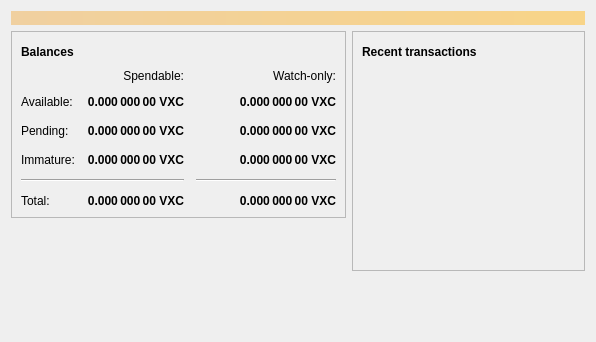
<?xml version="1.0" encoding="UTF-8"?>
<ui version="4.0">
 <class>OverviewPage</class>
 <widget class="QWidget" name="OverviewPage">
  <property name="geometry">
   <rect>
    <x>0</x>
    <y>0</y>
    <width>596</width>
    <height>342</height>
   </rect>
  </property>
  <property name="windowTitle">
   <string>Form</string>
  </property>
  <layout class="QVBoxLayout" name="topLayout">
   <item>
    <widget class="QLabel" name="labelAlerts">
     <property name="visible">
      <bool>false</bool>
     </property>
     <property name="styleSheet">
      <string notr="true">QLabel { background-color: qlineargradient(x1: 0, y1: 0, x2: 1, y2: 0, stop:0 #F0D0A0, stop:1 #F8D488); color:#000000; }</string>
     </property>
     <property name="wordWrap">
      <bool>true</bool>
     </property>
     <property name="margin">
      <number>3</number>
     </property>
     <property name="textInteractionFlags">
      <set>Qt::TextSelectableByMouse</set>
     </property>
    </widget>
   </item>
   <item>
    <layout class="QHBoxLayout" name="horizontalLayout" stretch="1,1">
     <item>
      <layout class="QVBoxLayout" name="verticalLayout_2">
       <item>
        <widget class="QFrame" name="frame">
         <property name="frameShape">
          <enum>QFrame::StyledPanel</enum>
         </property>
         <property name="frameShadow">
          <enum>QFrame::Raised</enum>
         </property>
         <layout class="QVBoxLayout" name="verticalLayout_4">
          <item>
           <layout class="QHBoxLayout" name="horizontalLayout_4">
            <item>
             <widget class="QLabel" name="label_5">
              <property name="font">
               <font>
                <weight>75</weight>
                <bold>true</bold>
               </font>
              </property>
              <property name="text">
               <string>Balances</string>
              </property>
             </widget>
            </item>
            <item>
             <widget class="QPushButton" name="labelWalletStatus">
              <property name="enabled">
               <bool>true</bool>
              </property>
              <property name="maximumSize">
               <size>
                <width>30</width>
                <height>16777215</height>
               </size>
              </property>
              <property name="toolTip">
               <string>The displayed information may be out of date. Your wallet automatically synchronizes with the Vexxacoin network after a connection is established, but this process has not completed yet.</string>
              </property>
              <property name="text">
               <string/>
              </property>
              <property name="icon">
               <iconset resource="../bitcoin.qrc">
                <normaloff>:/icons/warning</normaloff>
                <disabledoff>:/icons/warning</disabledoff>:/icons/warning</iconset>
              </property>
              <property name="iconSize">
               <size>
                <width>24</width>
                <height>24</height>
               </size>
              </property>
              <property name="flat">
               <bool>true</bool>
              </property>
             </widget>
            </item>
            <item>
             <spacer name="horizontalSpacer_3">
              <property name="orientation">
               <enum>Qt::Horizontal</enum>
              </property>
              <property name="sizeHint" stdset="0">
               <size>
                <width>40</width>
                <height>20</height>
               </size>
              </property>
             </spacer>
            </item>
           </layout>
          </item>
          <item>
           <layout class="QGridLayout" name="gridLayout">
            <property name="spacing">
             <number>12</number>
            </property>
            <item row="2" column="2">
             <widget class="QLabel" name="labelWatchPending">
              <property name="font">
               <font>
                <weight>75</weight>
                <bold>true</bold>
               </font>
              </property>
              <property name="cursor">
               <cursorShape>IBeamCursor</cursorShape>
              </property>
              <property name="toolTip">
               <string>Unconfirmed transactions to watch-only addresses</string>
              </property>
              <property name="text">
               <string notr="true">0.000 000 00 VXC</string>
              </property>
              <property name="alignment">
               <set>Qt::AlignRight|Qt::AlignTrailing|Qt::AlignVCenter</set>
              </property>
              <property name="textInteractionFlags">
               <set>Qt::LinksAccessibleByMouse|Qt::TextSelectableByKeyboard|Qt::TextSelectableByMouse</set>
              </property>
             </widget>
            </item>
            <item row="2" column="1">
             <widget class="QLabel" name="labelUnconfirmed">
              <property name="font">
               <font>
                <weight>75</weight>
                <bold>true</bold>
               </font>
              </property>
              <property name="cursor">
               <cursorShape>IBeamCursor</cursorShape>
              </property>
              <property name="toolTip">
               <string>Total of transactions that have yet to be confirmed, and do not yet count toward the spendable balance</string>
              </property>
              <property name="text">
               <string notr="true">0.000 000 00 VXC</string>
              </property>
              <property name="alignment">
               <set>Qt::AlignRight|Qt::AlignTrailing|Qt::AlignVCenter</set>
              </property>
              <property name="textInteractionFlags">
               <set>Qt::LinksAccessibleByMouse|Qt::TextSelectableByKeyboard|Qt::TextSelectableByMouse</set>
              </property>
             </widget>
            </item>
            <item row="3" column="2">
             <widget class="QLabel" name="labelWatchImmature">
              <property name="font">
               <font>
                <weight>75</weight>
                <bold>true</bold>
               </font>
              </property>
              <property name="cursor">
               <cursorShape>IBeamCursor</cursorShape>
              </property>
              <property name="toolTip">
               <string>Mined balance in watch-only addresses that has not yet matured</string>
              </property>
              <property name="text">
               <string notr="true">0.000 000 00 VXC</string>
              </property>
              <property name="alignment">
               <set>Qt::AlignRight|Qt::AlignTrailing|Qt::AlignVCenter</set>
              </property>
              <property name="textInteractionFlags">
               <set>Qt::LinksAccessibleByMouse|Qt::TextSelectableByKeyboard|Qt::TextSelectableByMouse</set>
              </property>
             </widget>
            </item>
            <item row="4" column="0" colspan="2">
             <widget class="Line" name="line">
              <property name="orientation">
               <enum>Qt::Horizontal</enum>
              </property>
             </widget>
            </item>
            <item row="4" column="2">
             <widget class="Line" name="lineWatchBalance">
              <property name="sizePolicy">
               <sizepolicy hsizetype="Preferred" vsizetype="Fixed">
                <horstretch>0</horstretch>
                <verstretch>0</verstretch>
               </sizepolicy>
              </property>
              <property name="minimumSize">
               <size>
                <width>140</width>
                <height>0</height>
               </size>
              </property>
              <property name="orientation">
               <enum>Qt::Horizontal</enum>
              </property>
             </widget>
            </item>
            <item row="5" column="0">
             <widget class="QLabel" name="labelTotalText">
              <property name="text">
               <string>Total:</string>
              </property>
             </widget>
            </item>
            <item row="3" column="1">
             <widget class="QLabel" name="labelImmature">
              <property name="font">
               <font>
                <weight>75</weight>
                <bold>true</bold>
               </font>
              </property>
              <property name="cursor">
               <cursorShape>IBeamCursor</cursorShape>
              </property>
              <property name="toolTip">
               <string>Mined balance that has not yet matured</string>
              </property>
              <property name="text">
               <string notr="true">0.000 000 00 VXC</string>
              </property>
              <property name="alignment">
               <set>Qt::AlignRight|Qt::AlignTrailing|Qt::AlignVCenter</set>
              </property>
              <property name="textInteractionFlags">
               <set>Qt::LinksAccessibleByMouse|Qt::TextSelectableByKeyboard|Qt::TextSelectableByMouse</set>
              </property>
             </widget>
            </item>
            <item row="2" column="3">
             <spacer name="horizontalSpacer_2">
              <property name="orientation">
               <enum>Qt::Horizontal</enum>
              </property>
              <property name="sizeHint" stdset="0">
               <size>
                <width>40</width>
                <height>20</height>
               </size>
              </property>
             </spacer>
            </item>
            <item row="3" column="0">
             <widget class="QLabel" name="labelImmatureText">
              <property name="text">
               <string>Immature:</string>
              </property>
             </widget>
            </item>
            <item row="5" column="1">
             <widget class="QLabel" name="labelTotal">
              <property name="font">
               <font>
                <weight>75</weight>
                <bold>true</bold>
               </font>
              </property>
              <property name="cursor">
               <cursorShape>IBeamCursor</cursorShape>
              </property>
              <property name="toolTip">
               <string>Your current total balance</string>
              </property>
              <property name="text">
               <string notr="true">0.000 000 00 VXC</string>
              </property>
              <property name="alignment">
               <set>Qt::AlignRight|Qt::AlignTrailing|Qt::AlignVCenter</set>
              </property>
              <property name="textInteractionFlags">
               <set>Qt::LinksAccessibleByMouse|Qt::TextSelectableByKeyboard|Qt::TextSelectableByMouse</set>
              </property>
             </widget>
            </item>
            <item row="5" column="2">
             <widget class="QLabel" name="labelWatchTotal">
              <property name="font">
               <font>
                <weight>75</weight>
                <bold>true</bold>
               </font>
              </property>
              <property name="cursor">
               <cursorShape>IBeamCursor</cursorShape>
              </property>
              <property name="toolTip">
               <string>Current total balance in watch-only addresses</string>
              </property>
              <property name="text">
               <string notr="true">0.000 000 00 VXC</string>
              </property>
              <property name="alignment">
               <set>Qt::AlignRight|Qt::AlignTrailing|Qt::AlignVCenter</set>
              </property>
              <property name="textInteractionFlags">
               <set>Qt::LinksAccessibleByMouse|Qt::TextSelectableByKeyboard|Qt::TextSelectableByMouse</set>
              </property>
             </widget>
            </item>
            <item row="0" column="2">
             <widget class="QLabel" name="labelWatchonly">
              <property name="text">
               <string>Watch-only:</string>
              </property>
              <property name="alignment">
               <set>Qt::AlignRight|Qt::AlignTrailing|Qt::AlignVCenter</set>
              </property>
             </widget>
            </item>
            <item row="1" column="0">
             <widget class="QLabel" name="labelBalanceText">
              <property name="text">
               <string>Available:</string>
              </property>
             </widget>
            </item>
            <item row="1" column="1">
             <widget class="QLabel" name="labelBalance">
              <property name="font">
               <font>
                <weight>75</weight>
                <bold>true</bold>
               </font>
              </property>
              <property name="cursor">
               <cursorShape>IBeamCursor</cursorShape>
              </property>
              <property name="toolTip">
               <string>Your current spendable balance</string>
              </property>
              <property name="text">
               <string notr="true">0.000 000 00 VXC</string>
              </property>
              <property name="alignment">
               <set>Qt::AlignRight|Qt::AlignTrailing|Qt::AlignVCenter</set>
              </property>
              <property name="textInteractionFlags">
               <set>Qt::LinksAccessibleByMouse|Qt::TextSelectableByKeyboard|Qt::TextSelectableByMouse</set>
              </property>
             </widget>
            </item>
            <item row="1" column="2">
             <widget class="QLabel" name="labelWatchAvailable">
              <property name="font">
               <font>
                <weight>75</weight>
                <bold>true</bold>
               </font>
              </property>
              <property name="cursor">
               <cursorShape>IBeamCursor</cursorShape>
              </property>
              <property name="toolTip">
               <string>Your current balance in watch-only addresses</string>
              </property>
              <property name="text">
               <string notr="true">0.000 000 00 VXC</string>
              </property>
              <property name="alignment">
               <set>Qt::AlignRight|Qt::AlignTrailing|Qt::AlignVCenter</set>
              </property>
              <property name="textInteractionFlags">
               <set>Qt::LinksAccessibleByMouse|Qt::TextSelectableByKeyboard|Qt::TextSelectableByMouse</set>
              </property>
             </widget>
            </item>
            <item row="2" column="0">
             <widget class="QLabel" name="labelPendingText">
              <property name="text">
               <string>Pending:</string>
              </property>
             </widget>
            </item>
            <item row="0" column="1">
             <widget class="QLabel" name="labelSpendable">
              <property name="text">
               <string>Spendable:</string>
              </property>
              <property name="alignment">
               <set>Qt::AlignRight|Qt::AlignTrailing|Qt::AlignVCenter</set>
              </property>
             </widget>
            </item>
           </layout>
          </item>
         </layout>
        </widget>
       </item>
       <item>
        <spacer name="verticalSpacer">
         <property name="orientation">
          <enum>Qt::Vertical</enum>
         </property>
         <property name="sizeHint" stdset="0">
          <size>
           <width>20</width>
           <height>40</height>
          </size>
         </property>
        </spacer>
       </item>
      </layout>
     </item>
     <item>
      <layout class="QVBoxLayout" name="verticalLayout_3">
       <item>
        <widget class="QFrame" name="frame_2">
         <property name="frameShape">
          <enum>QFrame::StyledPanel</enum>
         </property>
         <property name="frameShadow">
          <enum>QFrame::Raised</enum>
         </property>
         <layout class="QVBoxLayout" name="verticalLayout">
          <item>
           <layout class="QHBoxLayout" name="horizontalLayout_2">
            <item>
             <widget class="QLabel" name="label_4">
              <property name="font">
               <font>
                <weight>75</weight>
                <bold>true</bold>
               </font>
              </property>
              <property name="text">
               <string>Recent transactions</string>
              </property>
             </widget>
            </item>
            <item>
             <widget class="QPushButton" name="labelTransactionsStatus">
              <property name="enabled">
               <bool>true</bool>
              </property>
              <property name="maximumSize">
               <size>
                <width>30</width>
                <height>16777215</height>
               </size>
              </property>
              <property name="toolTip">
               <string>The displayed information may be out of date. Your wallet automatically synchronizes with the Vexxacoin network after a connection is established, but this process has not completed yet.</string>
              </property>
              <property name="text">
               <string/>
              </property>
              <property name="icon">
               <iconset resource="../bitcoin.qrc">
                <normaloff>:/icons/warning</normaloff>
                <disabledoff>:/icons/warning</disabledoff>:/icons/warning</iconset>
              </property>
              <property name="iconSize">
               <size>
                <width>24</width>
                <height>24</height>
               </size>
              </property>
              <property name="flat">
               <bool>true</bool>
              </property>
             </widget>
            </item>
            <item>
             <spacer name="horizontalSpacer">
              <property name="orientation">
               <enum>Qt::Horizontal</enum>
              </property>
              <property name="sizeHint" stdset="0">
               <size>
                <width>40</width>
                <height>20</height>
               </size>
              </property>
             </spacer>
            </item>
           </layout>
          </item>
          <item>
           <widget class="QListView" name="listTransactions">
            <property name="styleSheet">
             <string notr="true">QListView { background: transparent; }</string>
            </property>
            <property name="frameShape">
             <enum>QFrame::NoFrame</enum>
            </property>
            <property name="verticalScrollBarPolicy">
             <enum>Qt::ScrollBarAlwaysOff</enum>
            </property>
            <property name="horizontalScrollBarPolicy">
             <enum>Qt::ScrollBarAlwaysOff</enum>
            </property>
            <property name="selectionMode">
             <enum>QAbstractItemView::NoSelection</enum>
            </property>
           </widget>
          </item>
         </layout>
        </widget>
       </item>
       <item>
        <spacer name="verticalSpacer_2">
         <property name="orientation">
          <enum>Qt::Vertical</enum>
         </property>
         <property name="sizeHint" stdset="0">
          <size>
           <width>20</width>
           <height>40</height>
          </size>
         </property>
        </spacer>
       </item>
      </layout>
     </item>
    </layout>
   </item>
  </layout>
 </widget>
 <resources/>
 <connections/>
</ui>
